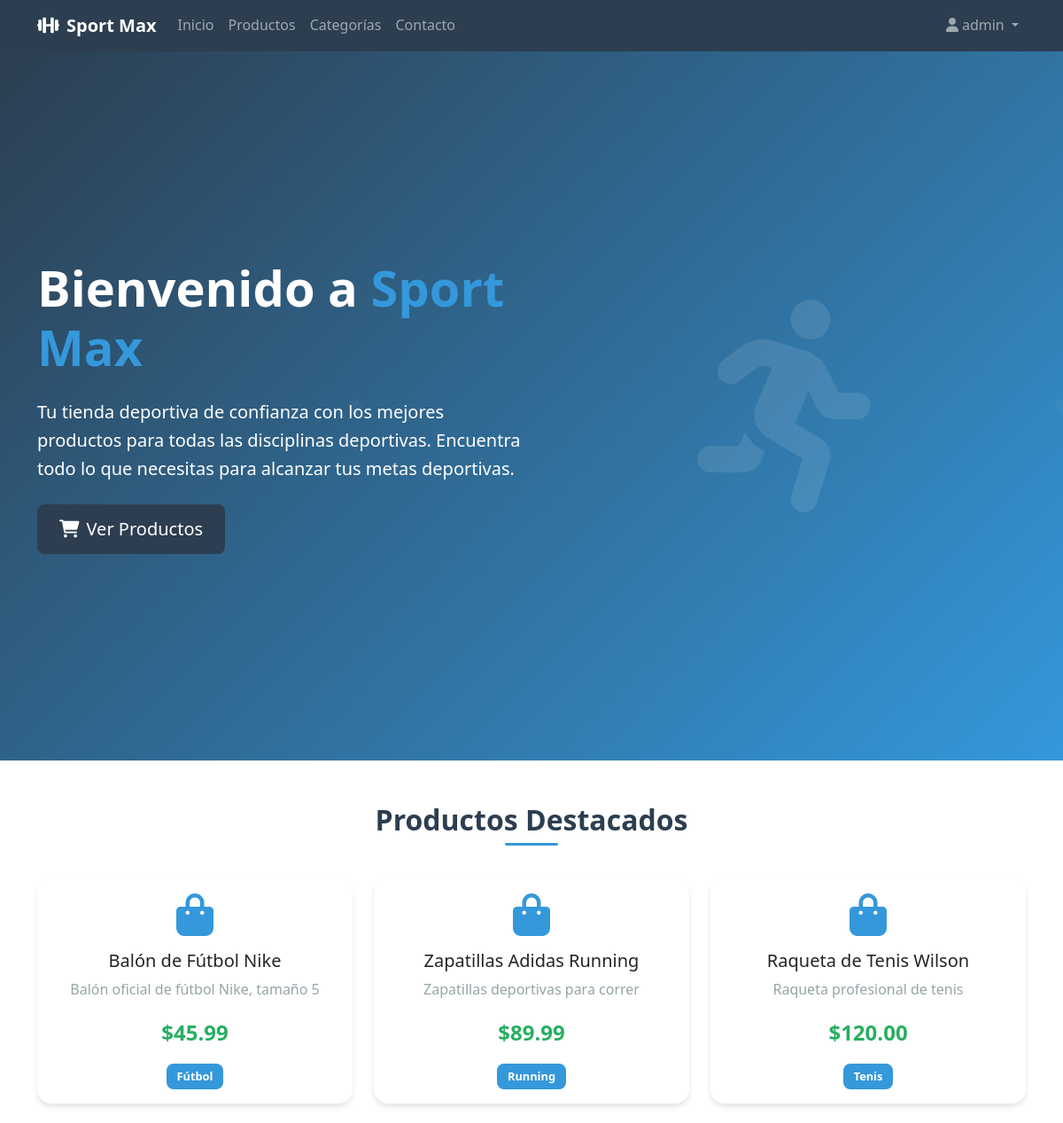
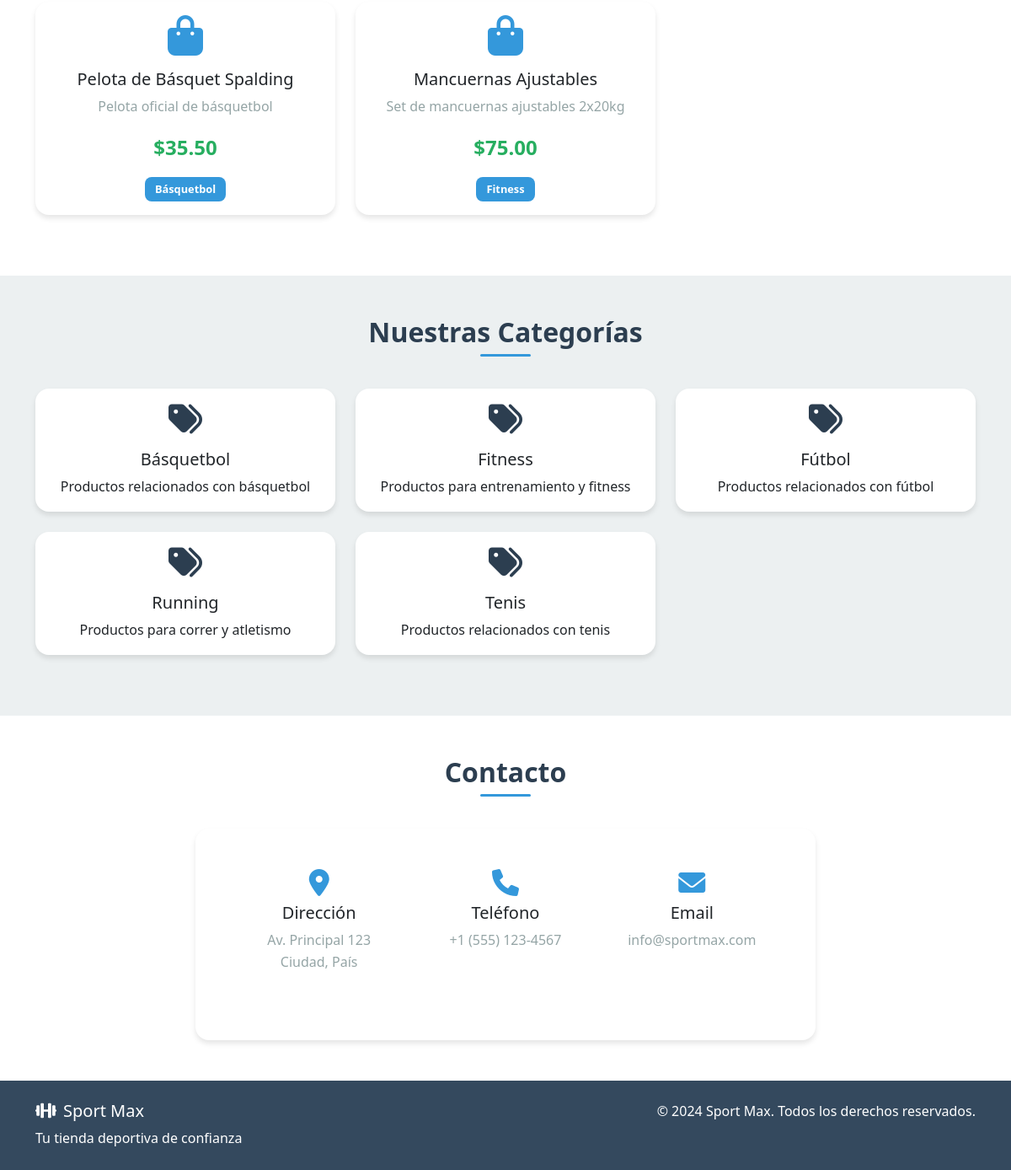
/ (signed in), run on the app's committed database (2 pictures, top to bottom).
### tables this page shows
CREATE TABLE productos (
    id INT AUTO_INCREMENT PRIMARY KEY,
    nombre VARCHAR(200) NOT NULL,
    descripcion TEXT,
    precio DECIMAL(10,2) NOT NULL,
    stock INT NOT NULL DEFAULT 0,
    imagen VARCHAR(255),
    id_tipo INT NOT NULL,
    fecha_creacion TIMESTAMP DEFAULT CURRENT_TIMESTAMP,
    FOREIGN KEY (id_tipo) REFERENCES tipos_productos(id) ON DELETE CASCADE
);

CREATE TABLE tipos_productos (
    id INT AUTO_INCREMENT PRIMARY KEY,
    nombre VARCHAR(100) NOT NULL,
    descripcion TEXT,
    fecha_creacion TIMESTAMP DEFAULT CURRENT_TIMESTAMP
);

### index.php (the view, shortened to what this page needs)
<!DOCTYPE html>
<html lang="es">
<head>
    <link href="https://cdn.jsdelivr.net/npm/bootstrap@5.3.0/dist/css/bootstrap.min.css" rel="stylesheet">
    <link href="https://cdnjs.cloudflare.com/ajax/libs/font-awesome/6.0.0/css/all.min.css" rel="stylesheet">
    <link href="css/estilos.css" rel="stylesheet">
</head>
<body>
    <nav class="navbar navbar-expand-lg navbar-dark bg-primario">
        <div class="container">
            <a class="navbar-brand fw-bold" href="index.php">
                <i class="fas fa-dumbbell me-2"></i>Sport Max
            </a>
            <div class="collapse navbar-collapse" id="navbarNav">
                <ul class="navbar-nav me-auto">
                    <li class="nav-item">
                        <a class="nav-link" href="#inicio">Inicio</a>
                    </li>
                    <li class="nav-item">
                        <a class="nav-link" href="#productos">Productos</a>
                    </li>
                    <li class="nav-item">
                        <a class="nav-link" href="#categorias">Categorías</a>
                    </li>
                    <li class="nav-item">
                        <a class="nav-link" href="#contacto">Contacto</a>
                    </li>
                </ul>
                <ul class="navbar-nav">
                    <?php if (isset($_SESSION['usuario_id'])): ?>
                        <li class="nav-item dropdown">
                            <a class="nav-link dropdown-toggle" href="#" role="button" data-bs-toggle="dropdown">
                                <i class="fas fa-user me-1"></i><?php echo htmlspecialchars($_SESSION['usuario']); ?>
                            </a>
                        </li>
                    <?php endif; ?>
                </ul>
            </div>
        </div>
    </nav>
    <section id="inicio" class="hero-section">
        <div class="container">
            <div class="row align-items-center min-vh-100">
                <div class="col-lg-6">
                    <h1 class="display-4 fw-bold text-white mb-4">
                        Bienvenido a <span class="texto-destacado">Sport Max</span>
                    </h1>
                    <p class="lead text-white mb-4">
                        Tu tienda deportiva de confianza con los mejores productos para todas las disciplinas deportivas.
                        Encuentra todo lo que necesitas para alcanzar tus metas deportivas.
                    </p>
                    <a href="#productos" class="btn btn-primario btn-lg">
                        <i class="fas fa-shopping-cart me-2"></i>Ver Productos
                    </a>
                </div>
                <div class="col-lg-6 text-center">
                    <i class="fas fa-running hero-icono"></i>
                </div>
            </div>
        </div>
    </section>
    <section id="productos" class="py-5">
        <div class="container">
            <h2 class="text-center mb-5 titulo-seccion">Productos Destacados</h2>
            <div class="row">
                <?php
                $db = ConexionDB::obtenerInstancia();
                $conexion = $db->obtenerConexion();
                $stmt = $conexion->query("
                    SELECT p.*, tp.nombre as tipo_nombre
                    FROM productos p
                    JOIN tipos_productos tp ON p.id_tipo = tp.id
                    ORDER BY p.fecha_creacion DESC
                    LIMIT 6
                ");
                $productos = $stmt->fetchAll();
                foreach ($productos as $producto):
                ?>
                <div class="col-md-6 col-lg-4 mb-4">
                    <div class="card h-100 sombra-card">
                        <div class="card-body text-center">
                            <i class="fas fa-shopping-bag icono-producto mb-3"></i>
                            <h5 class="card-title"><?php echo htmlspecialchars($producto['nombre']); ?></h5>
                            <p class="card-text texto-secundario"><?php echo htmlspecialchars($producto['descripcion']); ?></p>
                            <p class="precio-producto">$<?php echo number_format($producto['precio'], 2); ?></p>
                            <span class="badge bg-secundario"><?php echo htmlspecialchars($producto['tipo_nombre']); ?></span>
                        </div>
                    </div>
                </div>
                <?php endforeach; ?>
            </div>
        </div>
    </section>
    <section id="categorias" class="py-5 bg-claro">
        <div class="container">
            <h2 class="text-center mb-5 titulo-seccion">Nuestras Categorías</h2>
            <div class="row">
                <?php
                $stmt = $conexion->query("SELECT * FROM tipos_productos ORDER BY nombre");
                $categorias = $stmt->fetchAll();
                foreach ($categorias as $categoria):
                ?>
                <div class="col-md-6 col-lg-4 mb-4">
                    <div class="card h-100 sombra-card">
                        <div class="card-body text-center">
                            <i class="fas fa-tags icono-categoria mb-3"></i>
                            <h5 class="card-title"><?php echo htmlspecialchars($categoria['nombre']); ?></h5>
                            <p class="card-text"><?php echo htmlspecialchars($categoria['descripcion']); ?></p>
                        </div>
                    </div>
                </div>
                <?php endforeach; ?>
            </div>
        </div>
    </section>
    <section id="contacto" class="py-5">
        <div class="container">
            <h2 class="text-center mb-5 titulo-seccion">Contacto</h2>
            <div class="row">
                <div class="col-md-8 mx-auto">
                    <div class="card sombra-card">
                        <div class="card-body p-5">
                            <div class="row text-center">
                                <div class="col-md-4 mb-3">
                                    <i class="fas fa-map-marker-alt icono-contacto mb-2"></i>
                                    <h5>Dirección</h5>
                                    <p class="texto-secundario">Av. Principal 123<br>Ciudad, País</p>
                                </div>
                                <div class="col-md-4 mb-3">
                                    <i class="fas fa-phone icono-contacto mb-2"></i>
                                    <h5>Teléfono</h5>
                                    <p class="texto-secundario">+1 (555) 123-4567</p>
                                </div>
                                <div class="col-md-4 mb-3">
                                    <i class="fas fa-envelope icono-contacto mb-2"></i>
                                    <h5>Email</h5>
                                    <p class="texto-secundario">info@sportmax.com</p>
                                </div>
                            </div>
                        </div>
                    </div>
                </div>
            </div>
        </div>
    </section>
    <footer class="bg-oscuro text-white py-4">
        <div class="container">
            <div class="row">
                <div class="col-md-6">
                    <h5><i class="fas fa-dumbbell me-2"></i>Sport Max</h5>
                    <p class="mb-0">Tu tienda deportiva de confianza</p>
                </div>
                <div class="col-md-6 text-md-end">
                    <p class="mb-0">&copy; 2024 Sport Max. Todos los derechos reservados.</p>
                </div>
            </div>
        </div>
    </footer>
</body>
</html>

### css/estilos.css (style rules this page uses)
:root { --color-primario: #2c3e50; --color-secundario: #3498db; --color-exito: #27ae60; --color-peligro: #e74c3c; --color-advertencia: #f39c12; --color-claro: #ecf0f1; --color-oscuro: #34495e; --color-blanco: #ffffff; --color-gris: #95a5a6; --sombra: 0 4px 6px rgba(0, 0, 0, 0.1); --sombra-hover: 0 8px 15px rgba(0, 0, 0, 0.2); }
body { font-family: 'Segoe UI', Tahoma, Geneva, Verdana, sans-serif; line-height: 1.6; color: var(--color-oscuro); }
.bg-primario { background-color: var(--color-primario) !important; }
.bg-secundario { background-color: var(--color-secundario) !important; }
.bg-claro { background-color: var(--color-claro) !important; }
.bg-oscuro { background-color: var(--color-oscuro) !important; }
.texto-secundario { color: var(--color-gris) !important; }
.texto-destacado { color: var(--color-secundario) !important; }
.btn-primario { background-color: var(--color-primario); border-color: var(--color-primario); color: var(--color-blanco); font-weight: 500; padding: 0.75rem 1.5rem; border-radius: 0.5rem; transition: all 0.3s ease; }
.sombra-card { box-shadow: var(--sombra); border: none; border-radius: 1rem; transition: all 0.3s ease; }
.hero-section { background: linear-gradient(135deg, var(--color-primario) 0%, var(--color-secundario) 100%); min-height: 100vh; display: flex; align-items: center; position: relative; overflow: hidden; }
.hero-section::before { content: ''; position: absolute; top: 0; left: 0; right: 0; bottom: 0; opacity: 0.3; }
.hero-icono { font-size: 15rem; color: rgba(255, 255, 255, 0.1); animation: float 3s ease-in-out infinite; }
.titulo-seccion { font-size: 2rem; font-weight: 600; color: var(--color-primario); margin-bottom: 2rem; position: relative; }
.titulo-seccion::after { content: ''; position: absolute; bottom: -10px; left: 50%; transform: translateX(-50%); width: 60px; height: 3px; background-color: var(--color-secundario); border-radius: 2px; }
.icono-producto { font-size: 3rem; color: var(--color-secundario); }
.icono-categoria { font-size: 2.5rem; color: var(--color-primario); }
.icono-contacto { font-size: 2rem; color: var(--color-secundario); }
.precio-producto { font-size: 1.5rem; font-weight: 700; color: var(--color-exito); margin: 1rem 0; }
.badge { font-size: 0.8rem; padding: 0.5rem 0.75rem; border-radius: 0.5rem; }
.text-center { text-align: center; }
.mb-0 { margin-bottom: 0; }
.mb-2 { margin-bottom: 0.5rem; }
.mb-3 { margin-bottom: 1rem; }
.mb-4 { margin-bottom: 1.5rem; }
.mb-5 { margin-bottom: 3rem; }
.p-5 { padding: 3rem; }

### data on the page
productos: nombre "Balón de Fútbol Nike", descripcion "Balón oficial de fútbol Nike, tamaño 5", precio "45.99", id_tipo.nombre "Fútbol"
productos: nombre "Zapatillas Adidas Running", descripcion "Zapatillas deportivas para correr", precio "89.99", id_tipo.nombre "Running"
productos: nombre "Raqueta de Tenis Wilson", descripcion "Raqueta profesional de tenis", precio "120.00", id_tipo.nombre "Tenis"
productos: nombre "Pelota de Básquet Spalding", descripcion "Pelota oficial de básquetbol", precio "35.50", id_tipo.nombre "Básquetbol"
productos: nombre "Mancuernas Ajustables", descripcion "Set de mancuernas ajustables 2x20kg", precio "75.00", id_tipo.nombre "Fitness"
tipos_productos: nombre "Básquetbol", descripcion "Productos relacionados con básquetbol"
tipos_productos: nombre "Fitness", descripcion "Productos para entrenamiento y fitness"
tipos_productos: nombre "Fútbol", descripcion "Productos relacionados con fútbol"
tipos_productos: nombre "Running", descripcion "Productos para correr y atletismo"
tipos_productos: nombre "Tenis", descripcion "Productos relacionados con tenis"

### other printed values
$_SESSION['usuario'] "admin"
